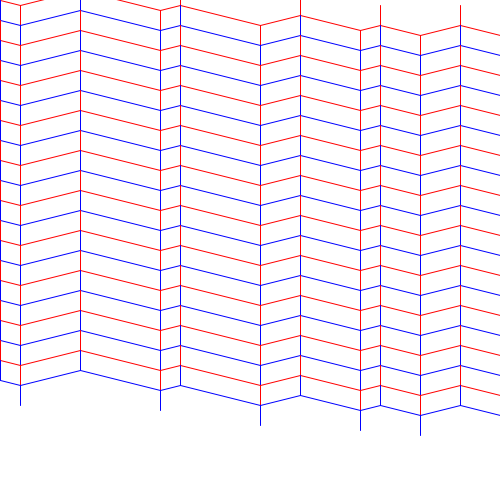
Frame 1 (no input)
Frame 60 (the mouse pressed at the canvas centre just before this capture): identical to frame 1, image omitted
Frame 120 (the mouse held since frame 60 and released just before this capture): identical to frame 1, image omitted

The Processing sketch that drew this single still picture (run headless with seeded random() and noise(); from frame 60 on, the mouse is pressed at the canvas centre):

// Processing sketch: origami_miura_ori_04
// ── origami_miura_ori_04.pde
int stepX = 20;
int stepY = 5;

int [] move = {0, 1, -3, 4, -1, 4, -2, 3, -1, 2, -2, 4, -4, 2, -1};

int locX;
int locY;

void setup() {
  size(500, 500);
}

void draw() {
  background(255);

  if (keyPressed) {
  }

  noFill(); 

  locX = 0;
  locY = 0;

  for (int j=0; j<20; j++) {
    if (j%2 == 0) stroke(255, 0, 0);
    else stroke(0, 0, 255);

    locX = 0;
    locY = j*(20);

    beginShape();
    for (int i=0; i<move.length-1; i++) {
      vertex(locX, locY);
      locX += stepX*abs(move[i]);
      locY += stepY*move[i];

      if (i%2 == 0) line(locX, locY, locX, locY-20);
      else line(locX, locY, locX, locY+20);
    }
    endShape();
  }
}

void keyPressed() {
  for (int i=0; i<move.length; i++) {
    if (i%2 == 0) move[i] = -int(random(1, 4));
    else move[i] = int(random(1, 4));
  }
}
